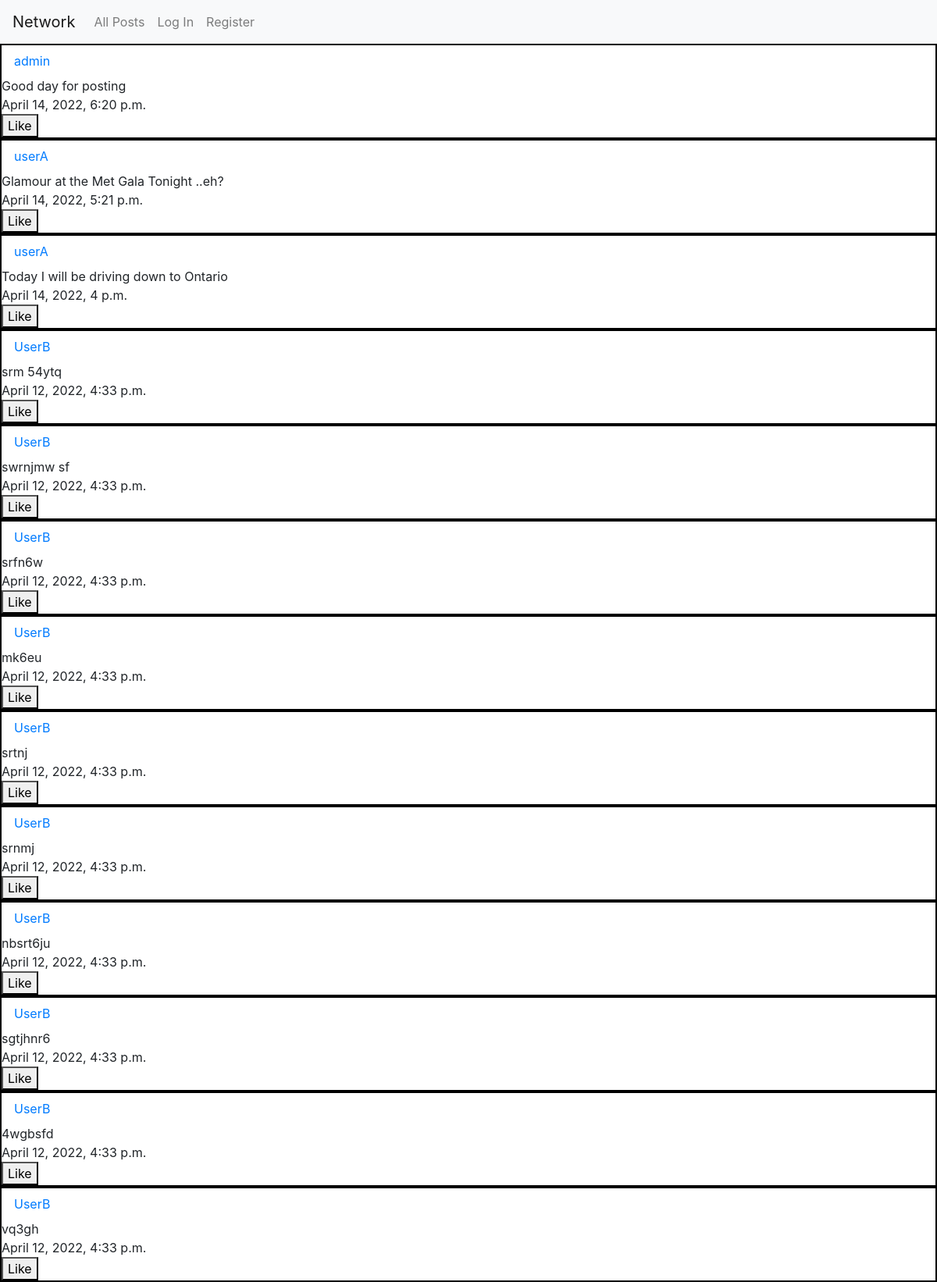
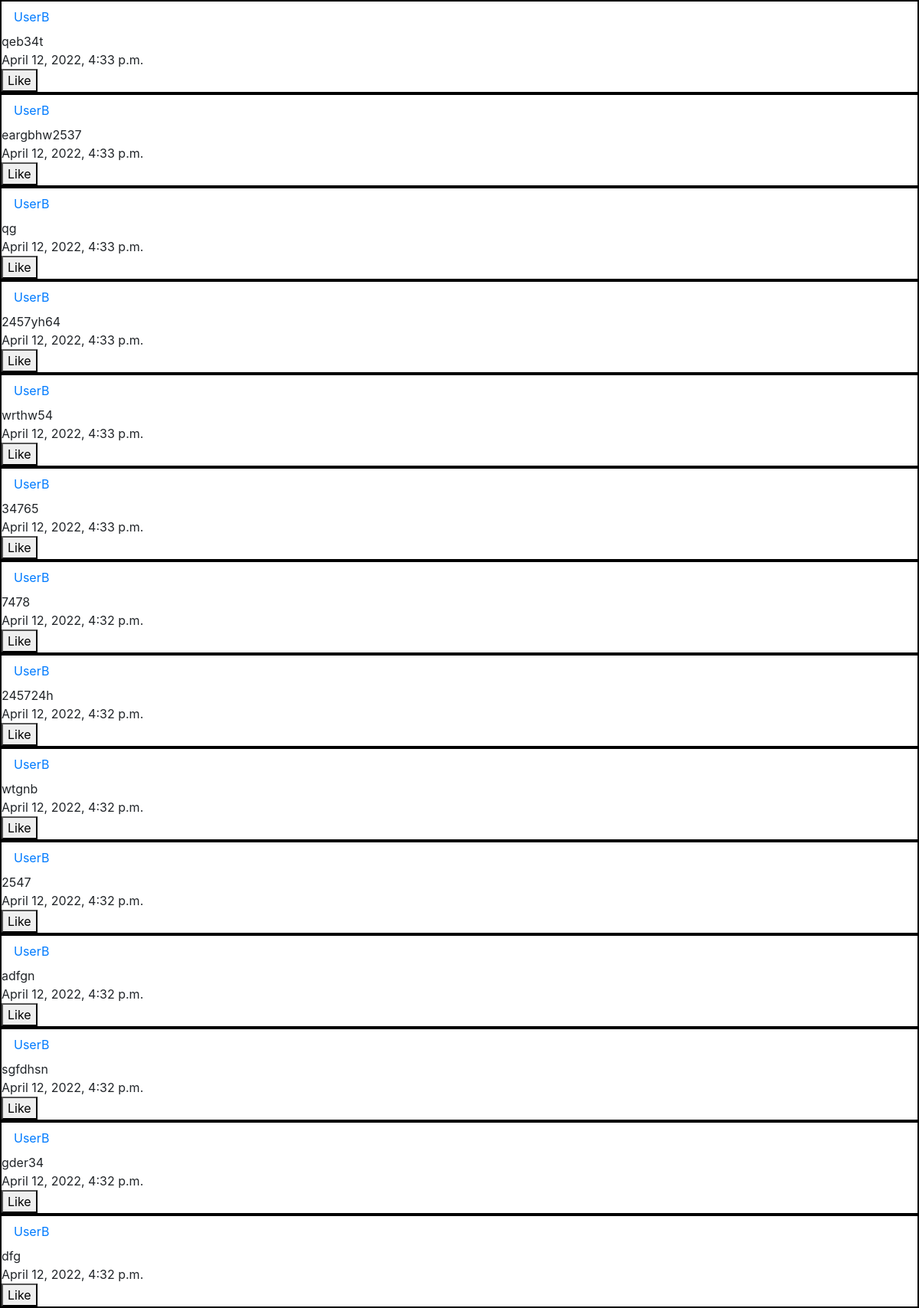
Page /all_posts (upper part) on the committed database (2 pictures, top to bottom).
### network/models.py (models this page shows, shortened)
class Post(models.Model):
    user = models.ForeignKey("User", on_delete=models.CASCADE)
    body = models.TextField(blank=True)
    date = models.DateTimeField(auto_now_add=True)

class User(AbstractUser):
    pass

### network/views.py (the view)
# urls.py: path("all_posts", views.all_posts, name="all-posts"),
def all_posts(request):
    all_posts = Post.objects.all().order_by("-date")
    return render(request, "network/all_posts.html", {"all_posts": all_posts, "current_user": request.user} )

### network/templates/network/all_posts.html (shortened to what this page needs)
{% extends "network/layout.html" %}
{% load static %}
{% block body %}
    {% for post in all_posts%}
    <div style ="border: solid black 2px;">
    <div><a class="nav-link" href="{% url 'profile' post.user %}">{{post.user}}</a></div>
    <div>{{post.body}}</div>
    <div>{{post.date}}</div>
    <button class="like-button" data-id="{{post.id}}" id="button-{{post.id}}" type="button">Like</button>
    <br>
    </div>
    {% endfor %}
{% endblock %}

### rows in the picture
Post: user "admin", body "Good day for posting", date "April 14, 2022, 6:20 p.m."
Post: user "userA", body "Glamour at the Met Gala Tonight ..eh?", date "April 14, 2022, 5:21 p.m."
Post: user "userA", body "Today I will be driving down to Ontario", date "April 14, 2022, 4 p.m."
Post: user "UserB", body "srm 54ytq", date "April 12, 2022, 4:33 p.m."
Post: user "UserB", body "swrnjmw sf", date "April 12, 2022, 4:33 p.m."
Post: user "UserB", body "srfn6w", date "April 12, 2022, 4:33 p.m."
Post: user "UserB", body "mk6eu", date "April 12, 2022, 4:33 p.m."
Post: user "UserB", body "srtnj", date "April 12, 2022, 4:33 p.m."
Post: user "UserB", body "srnmj", date "April 12, 2022, 4:33 p.m."
Post: user "UserB", body "nbsrt6ju", date "April 12, 2022, 4:33 p.m."
Post: user "UserB", body "sgtjhnr6", date "April 12, 2022, 4:33 p.m."
Post: user "UserB", body "4wgbsfd", date "April 12, 2022, 4:33 p.m."
Post: user "UserB", body "vq3gh", date "April 12, 2022, 4:33 p.m."
Post: user "UserB", body "qeb34t", date "April 12, 2022, 4:33 p.m."
Post: user "UserB", body "eargbhw2537", date "April 12, 2022, 4:33 p.m."
Post: user "UserB", body "qg", date "April 12, 2022, 4:33 p.m."
Post: user "UserB", body "2457yh64", date "April 12, 2022, 4:33 p.m."
Post: user "UserB", body "wrthw54", date "April 12, 2022, 4:33 p.m."
Post: user "UserB", body "34765", date "April 12, 2022, 4:33 p.m."
Post: user "UserB", body "7478", date "April 12, 2022, 4:32 p.m."
Post: user "UserB", body "245724h", date "April 12, 2022, 4:32 p.m."
Post: user "UserB", body "wtgnb", date "April 12, 2022, 4:32 p.m."
Post: user "UserB", body "2547", date "April 12, 2022, 4:32 p.m."
Post: user "UserB", body "adfgn", date "April 12, 2022, 4:32 p.m."
Post: user "UserB", body "sgfdhsn", date "April 12, 2022, 4:32 p.m."
Post: user "UserB", body "gder34", date "April 12, 2022, 4:32 p.m."
Post: user "UserB", body "dfg", date "April 12, 2022, 4:32 p.m."
